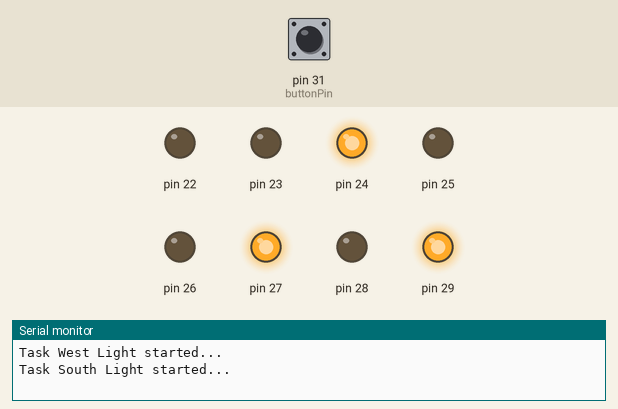
The sketch below on a simulated Arduino Mega 2560, built with avr-gcc and run on an emulated ATmega2560. On the bench: output pins drawn as LEDs (lit = HIGH), the last lines printed to the serial monitor. Inputs (shaded band) come from the test bench; at power-on: pin 31 (buttonPin) HIGH.

Above: at 14.9 s.
15.0 s: pin 31 (buttonPin) pulled LOW for 0.15 s
At 20.0 s:
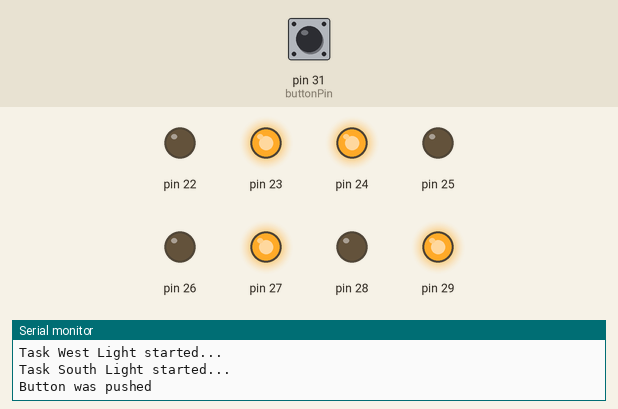
21.1 s: pin 31 (buttonPin) driven LOW
At 33.6 s:
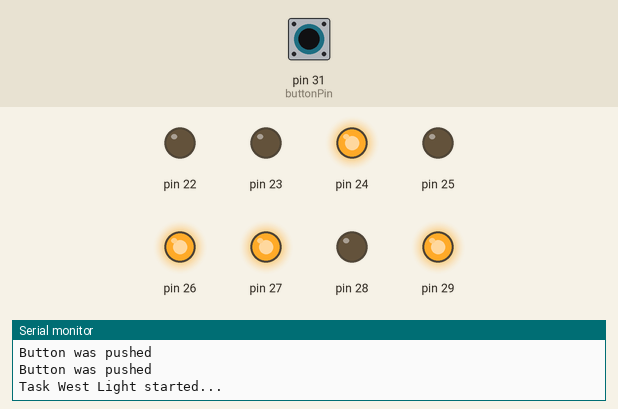
Timing chart, 0 to 64.4 s (numbered marks = the images above; inputs shaded):
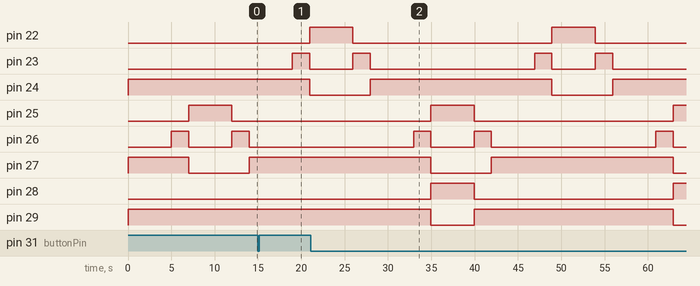

The sketch:

TrafficLight.ino
```cpp
#include <Arduino_FreeRTOS.h>
#include <semphr.h>

struct State{
  byte LightsOn;
  int Time;
};

// Define tasks for TaskSouthLight and TaskWestLight
void TaskSouthLight( void *pvParameters );
void TaskWestLight( void *pvParameters );
SemaphoreHandle_t xSerialSemaphore; //Declare semaphore handle that we will use to manage a serial port.

int buttonPin = 31; // Assign 31 to the variable buttonPin

// the setup function runs once when you press reset or power the board
void setup() {
  // initialize serial communication at 9600 bits per second:
  Serial.begin(9600);

  pinMode(buttonPin, INPUT_PULLUP); //Configure our buttonPin to input pullup

  while (!Serial) {
    ; // wait for serial port to connect. Needed for native USB, on LEONARDO, MICRO, YUN, and other 32u4 based boards.
  }

  DDRA = B11111111;  // Set PIN 22 - 29 to Output

  if ( xSerialSemaphore == NULL )  // Check to confirm that the Serial Semaphore has not already been created.
  {
    xSerialSemaphore = xSemaphoreCreateMutex();  // Create a semaphore we will use to manage the Serial Port
    if ( ( xSerialSemaphore ) != NULL )
      xSemaphoreGive( ( xSerialSemaphore ) );  // Make the Serial Port available for use, by "Giving" the Semaphore.
  }

  // Now set up two tasks to run independently.
  xTaskCreate(
    TaskWestLight
    ,  (const portCHAR *)"WestLight"   // A name just for humans
    ,  128  // This stack size can be checked & adjusted by reading the Stack Highwater
    ,  NULL
    ,  1  // Priority, with 3 (configMAX_PRIORITIES - 1) being the highest, and 0 being the lowest.
    ,  NULL );

  xTaskCreate(
    TaskSouthLight
    ,  (const portCHAR *) "SouthLight"
    ,  128  // Stack size
    ,  NULL
    ,  1  // Priority
    ,  NULL );

  // Now the task scheduler, which takes over control of scheduling individual tasks, is automatically started.
}

void loop()
{
  // Empty. Things are done in Tasks.
}

/*--------------------------------------------------*/
/*---------------------- Tasks ---------------------*/
/*--------------------------------------------------*/
void TaskSouthLight(void *pvParameters)  // This is a task.
{

  (void) pvParameters;

  typedef const struct State States;

  States SouthLights[] = {
    {B10100100, 5000}, //Set all red lights to high
    {B10100110, 2000}, //Set West Red, West Pedestrian Red , South Red and South Yellow to high
    {B10100001, 5000}, //Set West Red, West Pedestrian Red and South Green to high
    {B10100010, 2000}, //Set West Red, West Pedestrian Red and South Yellow to high
    };
  for (;;) // A Task shall never return or exit.
  {
    if ( xSemaphoreTake( xSerialSemaphore, ( TickType_t ) 5 ) == pdTRUE ) //Check every 5 ticks if the Semaphore is available to take if it's not true.
    {
      Serial.println("Task South Light started...");
      for(int i = 0; i <= 3; i++) // Iterate through the states
      {
        PORTA = (SouthLights[i].LightsOn); //Send bits to PORTA on the Arduino Board. PORT A is Digital Port 22-29
        vTaskDelay(SouthLights[i].Time / portTICK_PERIOD_MS ); // Wait for amount of seconds declared in time of the state
      }
      xSemaphoreGive(xSerialSemaphore); //Give the Semaphore to other tasks.
    }
    vTaskDelay(1);
  }
}

void TaskWestLight(void *pvParameters)  // This is a task.
{
  (void) pvParameters;
  static bool ButtonPushed = false;
  typedef const struct State States;

  States WestLights[] = {
    {B10100100, 5000}, //Set all red lights to high
    {B10110100, 2000}, //Set South Red, West Pedestrian Red, West Red and North Yellow to high
    {B10001100, 5000}, //Set South Red, West Pedestrian Red and West Green to high
    {B10010100, 2000}, //Set South Red, West Pedestrian Red and West Yellow to high
    {B01001100, 5000} //Set South Red and West Green to high + pedestrian crossing to green
    };

  for (;;) // A Task shall never return or exit.
  {
    if ( xSemaphoreTake( xSerialSemaphore, ( TickType_t ) 5 ) == pdTRUE ) //Check every 5 ticks if the Semaphore is available to take if it's not true.
    {
      Serial.println("Task West Light started...");
      for(int i = 0; i <= 3; i++) // Iterate through the states
      {
        if(i == 2 && ButtonPushed == true) //If the light is green for cars
        {
          PORTA = (WestLights[4].LightsOn); //Send bits to PORTA on the Arduino Board. PORT A is Digital Port 22-29
          vTaskDelay(WestLights[4].Time / portTICK_PERIOD_MS ); // Wait for amount of seconds declared in time of the state
          ButtonPushed = false;
        }
        else{
          PORTA = (WestLights[i].LightsOn); //Send bits to PORTA on the Arduino Board. PORT A is Digital Port 22-29
          vTaskDelay(WestLights[i].Time / portTICK_PERIOD_MS ); // Wait for amount of seconds declared in time of the state
        }
      }
      xSemaphoreGive(xSerialSemaphore); //Give the Semaphore to other tasks.
    }
    else //If the task doesn't run
    {
      int buttonState = 0;         // Variable for reading the button status
      buttonState = digitalRead(buttonPin);
      if (buttonState == LOW)
      {
        ButtonPushed = true;
        Serial.println("Button was pushed");
      }
    }
    vTaskDelay(1);
  }
}
```
